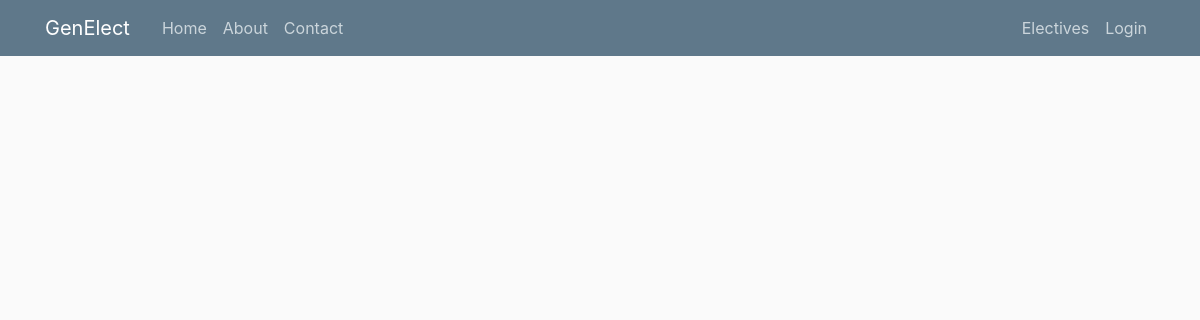
The page /index on the database as committed earlier.
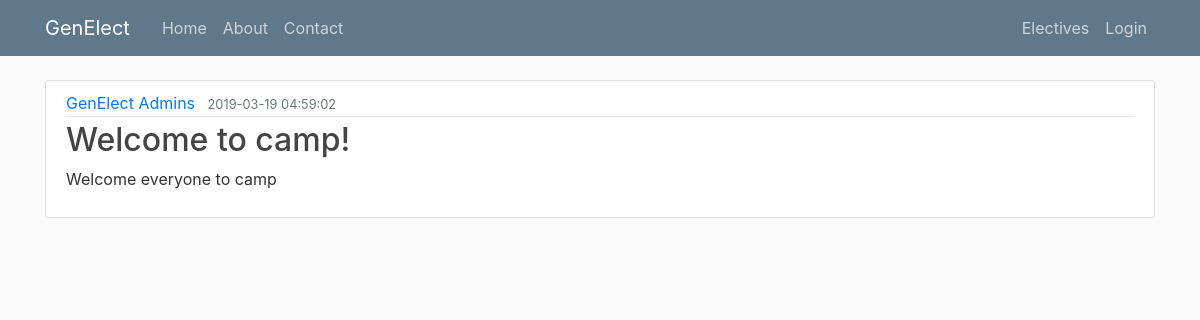
The same page on the database as committed later.
### genElect/models.py (models this page shows)
class Base(db.Model):
    __abstract__ = True
    id = db.Column(db.Integer, primary_key=True, autoincrement=True)
    date_created = db.Column(db.DateTime, default=db.func.current_timestamp())
    date_modified = db.Column(db.DateTime, default=db.func.current_timestamp(),
            onupdate=db.func.current_timestamp())

class Notifications(Base):
    title = db.Column(db.String(100))
    notification = db.Column(db.String(1000))

### genElect/__init__.py (the view)
@app.route("/")
@app.route("/home")
@app.route("/index")
def index():
    notifications = Notifications.query.all()
    notifications.reverse()
    return render_template('index.html', notifications=notifications)

### genElect/templates/index.html (shortened to what this page needs)
{% extends "layout.html" %}
{% block content %}
    {% for notification in notifications %}
        <article class="media content-section">
          <div class="media-body">
            <div class="article-metadata">
              <a class="mr-2" href="#">GenElect Admins</a>
              <small class="text-muted">{{ notification.date_created }}</small>
            </div>
            <h2><a class="article-title" href="#">{{ notification.title }}</a></h2>
            <p class="article-content">{{ notification.notification }}</p>
          </div>
        </article>
    {% endfor %}
{% endblock content %}

Rows that differ between the two databases and show on the page:
added Notifications: date_created "2019-03-19 04:59:02", title "Welcome to camp!", notification "Welcome everyone to camp"
